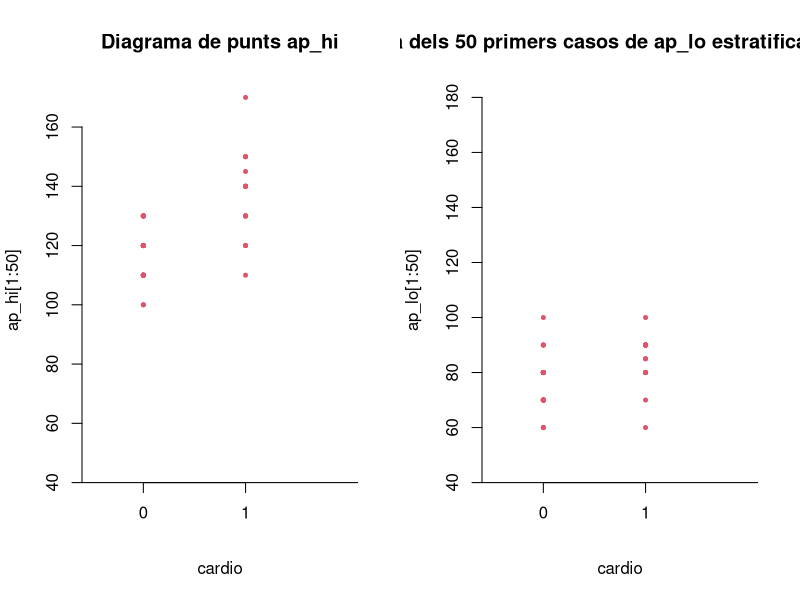
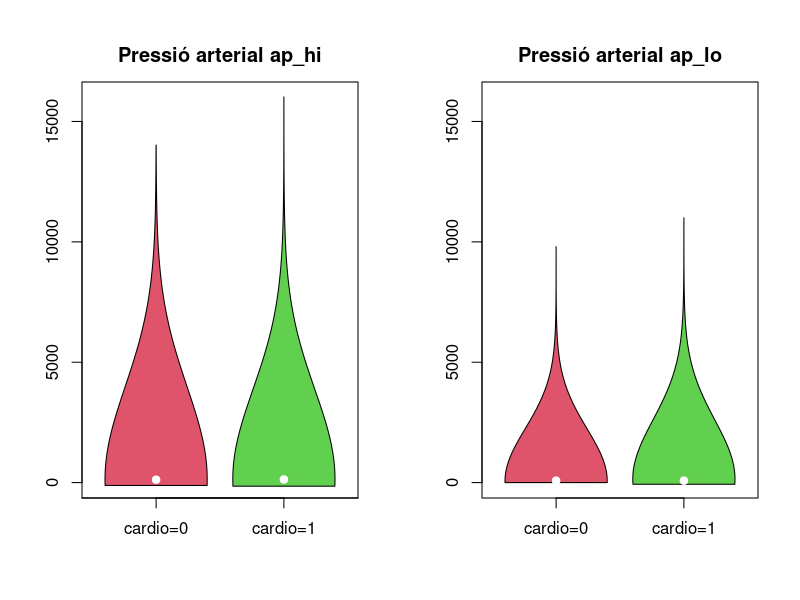

Write the R code that produced these figures, in order.
Cardio.Train<-read.csv("aux_Cardio_Train.csv",sep=";",dec="."); tail(Cardio.Train)

attach(Cardio.Train)
layout(matrix(c(1,2),ncol=2))
plot(cardio[1:50],ap_hi[1:50],cex=0.8,pch=20,axes=F,xlim=c(-0.5,2),xlab="cardio",col=2,
     main="Diagrama de punts ap_hi",ylim=c(40,170))
axis(side=2)
axis(side=1,at=c(0,1),pos=40,labels=c(0,1))
abline(h=40)

plot(cardio[1:50],ap_lo[1:50],cex=0.8,pch=20,axes=F,xlim=c(-0.5,2),xlab="cardio",col=2,
     main="Diagrama dels 50 primers casos de ap_lo estratificats per cardio",ylim=c(40,180))
axis(side=2)
axis(side=1,at=c(0,1),pos=40,labels=c(0,1))
abline(h=40)


library(vioplot)
x0<-ap_hi[cardio==0]
x1<-ap_hi[cardio==1]
vioplot(x0,x1,names=c("cardio=0","cardio=1"),col=2:3, main="Pressió arterial ap_hi",ylim=c(0,16000))
axis(side=1,at=seq(0,16000,by=2000),labels=c('0','2000','4000','6000','8000','10000','12000','14000','16000'))

y0<-ap_lo[cardio==0]
y1<-ap_lo[cardio==1]
vioplot(y0,y1,names=c("cardio=0","cardio=1"),col=2:3, main="Pressió arterial ap_lo",ylim=c(0,16000))

layout(1)
detach(Cardio.Train)
